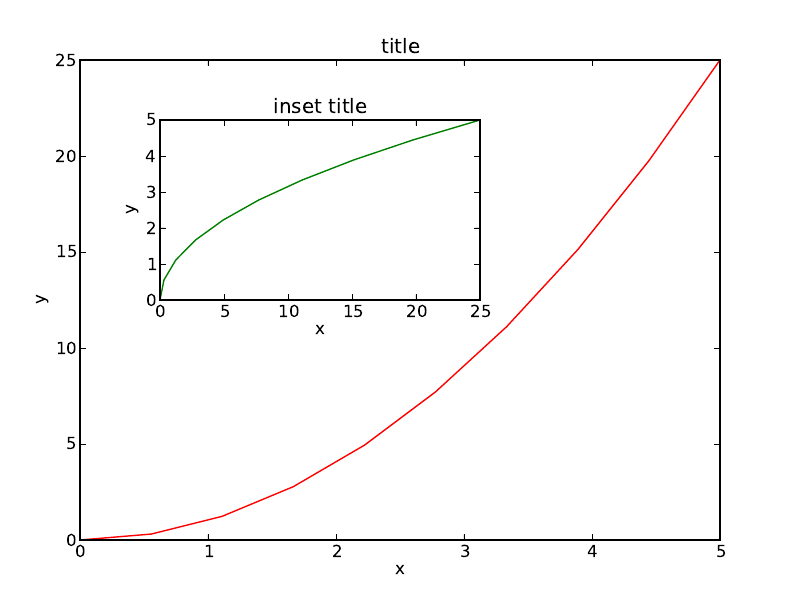

Python code for this plot:
# Inset axis

from matplotlib import pyplot as plt
import numpy as np

x = np.linspace(0, 5, 10)
y = x ** 2

fig1 = plt.figure(1)

ax1 = fig1.add_axes([0.1, 0.1, 0.8, 0.8]) # main axes
ax2 = fig1.add_axes([0.2, 0.5, 0.4, 0.3]) # inset axes

# main figure
ax1.plot(x, y, 'r')
plt.setp(ax1, xlabel = 'x', ylabel = 'y', title = 'title')

# insert
ax2.plot(y, x, 'g')
plt.setp(ax2, xlabel = 'x', ylabel = 'y', title = 'inset title')

fig1.savefig('test10B.pdf')

plt.show()

